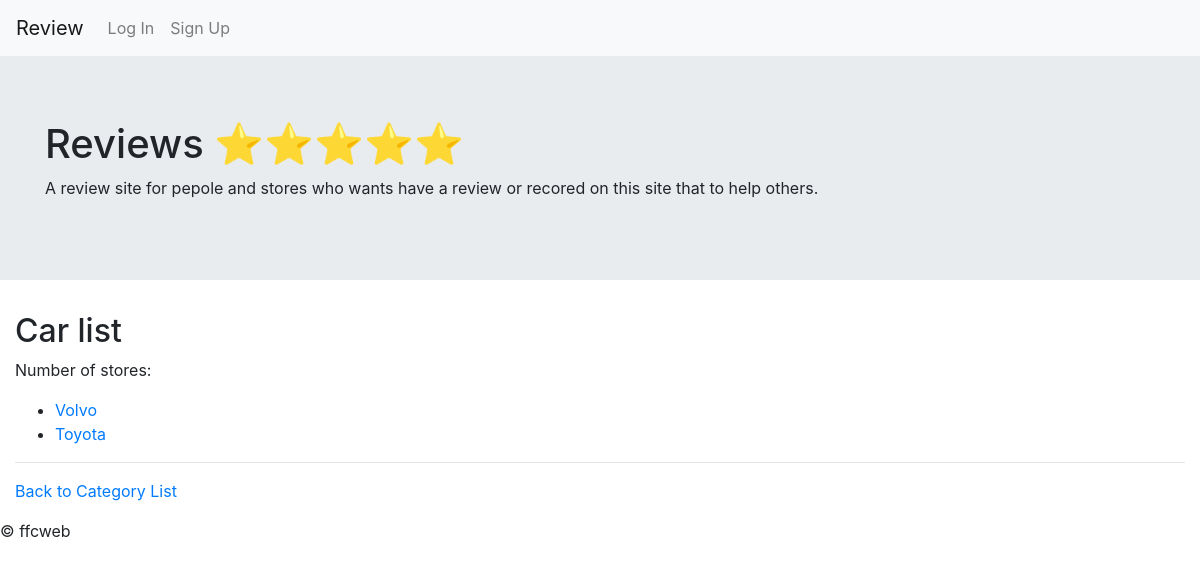
Page /rate/categories/1/ on the committed database.
### rate/models.py (models this page shows, shortened)
class Category(models.Model):
    name = models.CharField(max_length=50, unique=True)
    stores = models.ManyToManyField('Store', related_name='categories')
    image_url = models.URLField(max_length=200, null=True, blank=True, default="")
    def __str__(self):
        return self.name

class Store(models.Model):
    name = models.CharField(max_length=200)
    Joined_date = models.DateTimeField("date Joined")
    address = models.CharField(max_length=400)
    introduction = models.CharField(max_length=400)
    opening_time = models.TimeField()
    closing_time = models.TimeField()
    category = models.ForeignKey(Category, on_delete=models.SET_NULL, null=True, blank=True, related_name='store_categories')
    image_url = models.URLField(max_length=200, null=True, blank=True, default="")
    link_url = models.URLField(max_length=200, null=True, blank=True)
    star_rating = models.IntegerField(choices=[(1, '1 star'), (2, '2 stars'), (3, '3 stars'), (4, '4 stars'), (5, '5 stars')], default=1)

### rate/views.py (the view)
# urls.py: path('categories/<int:category_id>/', category_detail, name='category_detail'),
def category_detail(request, category_id):
    category = get_object_or_404(Category, id=category_id)
    print(category)
    context = {'category': category}
    return render(request, 'rate/category_detail.html', context)

### rate/templates/rate/category_detail.html
{% extends 'rate/layout.html' %}
{% block body %}
{% block content %}
<div class="container-fluid">
<h2>{{ category.name }} list</h2>
<p>Number of stores: {{ category.store_set.count }}</p>
    <ul>
        {% for store in category.store_categories.all %}
            <li><a href="{% url 'store_profile' store.id %}">{{ store.name }}</a></li>
        {% endfor %}
    </ul>
<hr>
<p><a href="{% url 'category_list' %}">Back to Category List</a></p>
</div>
{% endblock %}
{% endblock %}

### rows in the picture
Category: name "Car"
Store: name "Volvo"
Store: name "Toyota"
